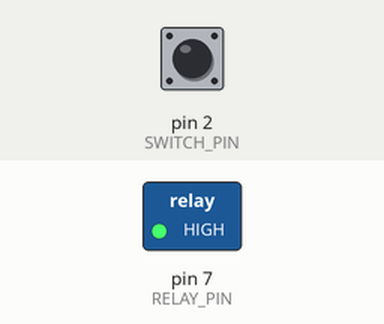
This sketch was run on a simulated Arduino Uno, built with avr-gcc and run on an emulated ATmega328P. Shown: switched loads named in the sketch (green lamp = pin HIGH). Inputs (shaded band) come from the test bench; at power-on: pin 2 (SWITCH_PIN) HIGH.

Above: at 1.2 s.
1.3 s: pin 2 (SWITCH_PIN) pulled LOW for 0.15 s
At 1.37 s:
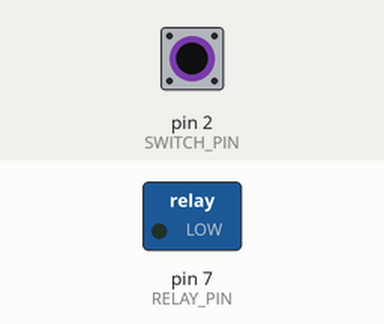
2.9 s: pin 2 (SWITCH_PIN) pulled LOW for 3.2 s
At 7.0 s:
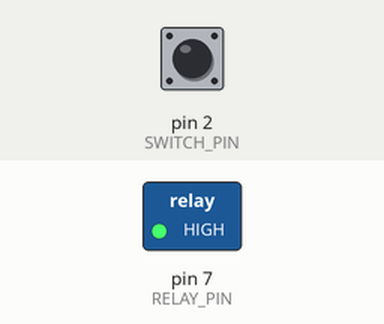
Timing chart, 0 to 8.5 s (numbered marks = the images above; inputs shaded):
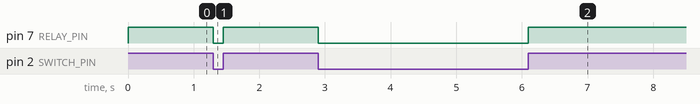

Measured:
- after the input at 1.3 s, pin 7 (RELAY_PIN): HIGH → LOW at once, → HIGH 0.15 s later
- after the input at 2.9 s, pin 7 (RELAY_PIN): HIGH → LOW at once, → HIGH 3.2 s later

The sketch:

Relay_2.ino
```cpp
#define RELAY_PIN 7   // Relay control pin
#define SWITCH_PIN 2  // Switch input pin

void setup() {
  pinMode(RELAY_PIN, OUTPUT);       // Set relay as output
  pinMode(SWITCH_PIN, INPUT_PULLUP); // Enable internal pull-up resistor
}

void loop() {
  int switchState = digitalRead(SWITCH_PIN); // Read switch state

  if (switchState == LOW) {  // If switch is pressed
    digitalWrite(RELAY_PIN, LOW);  // Turn ON relay (LED ON)
  } else {
    digitalWrite(RELAY_PIN, HIGH); // Turn OFF relay (LED OFF)
  }
}
```
